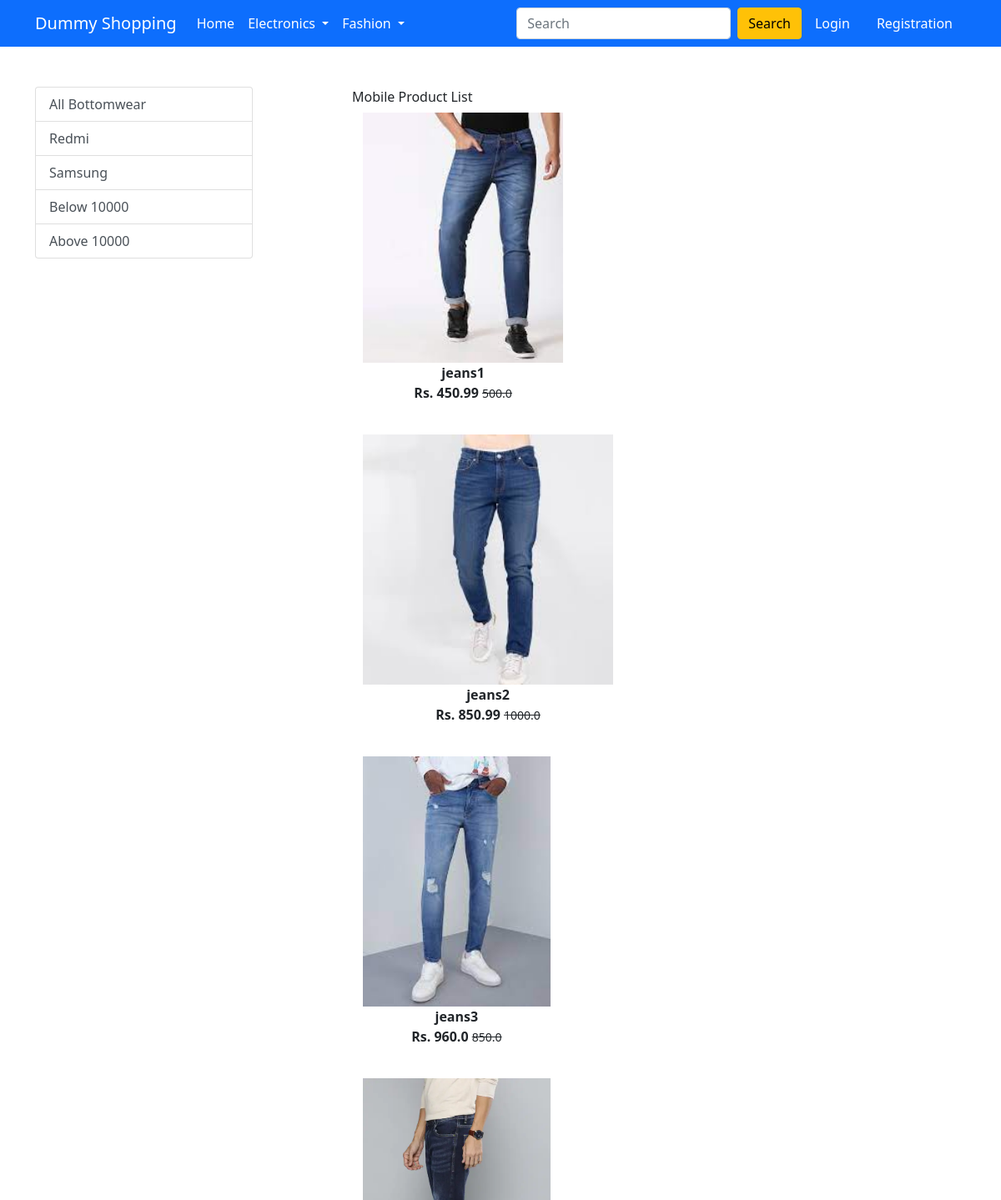
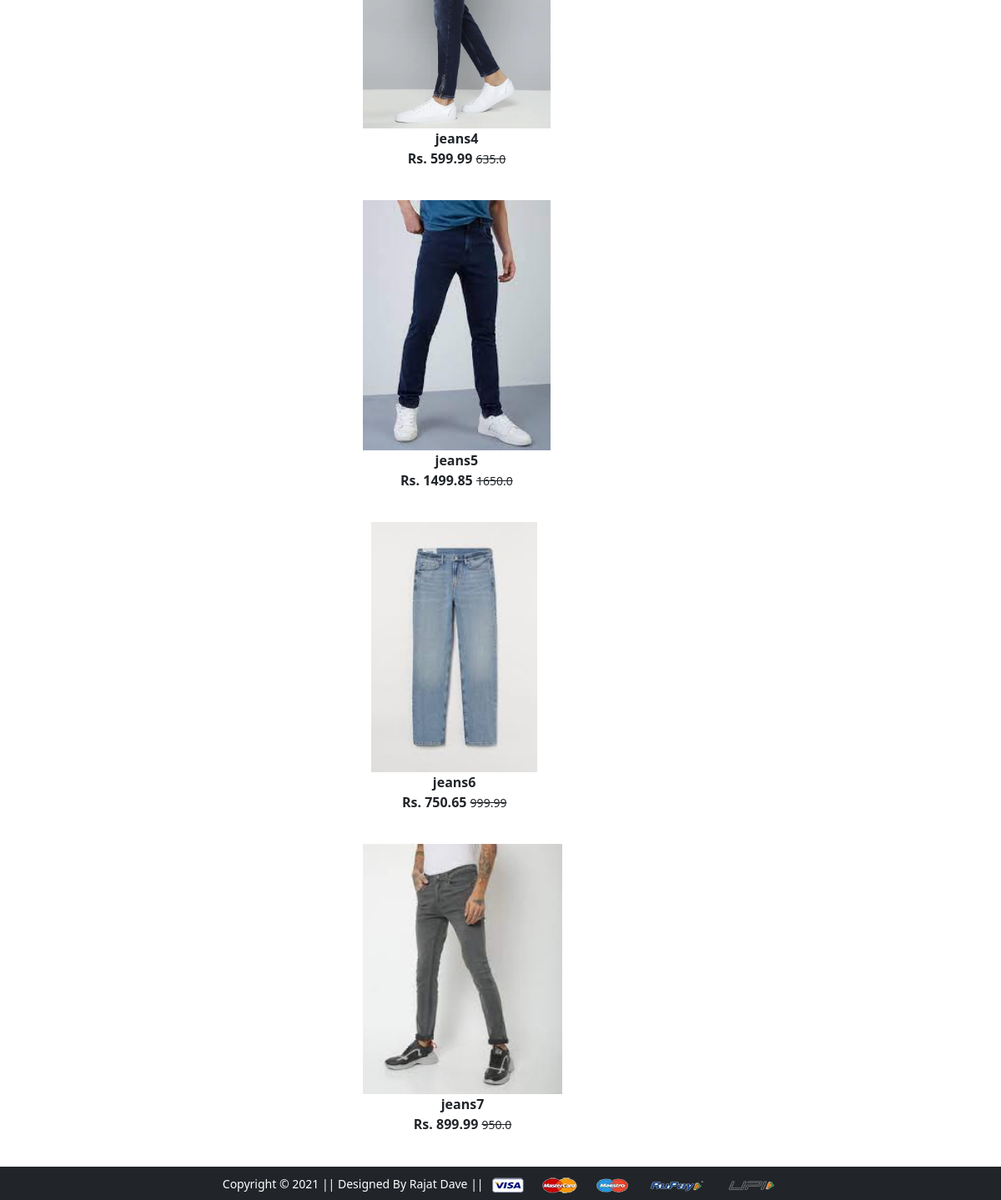
Before: /bottomwear/ with the older database file (2 pictures, top to bottom).
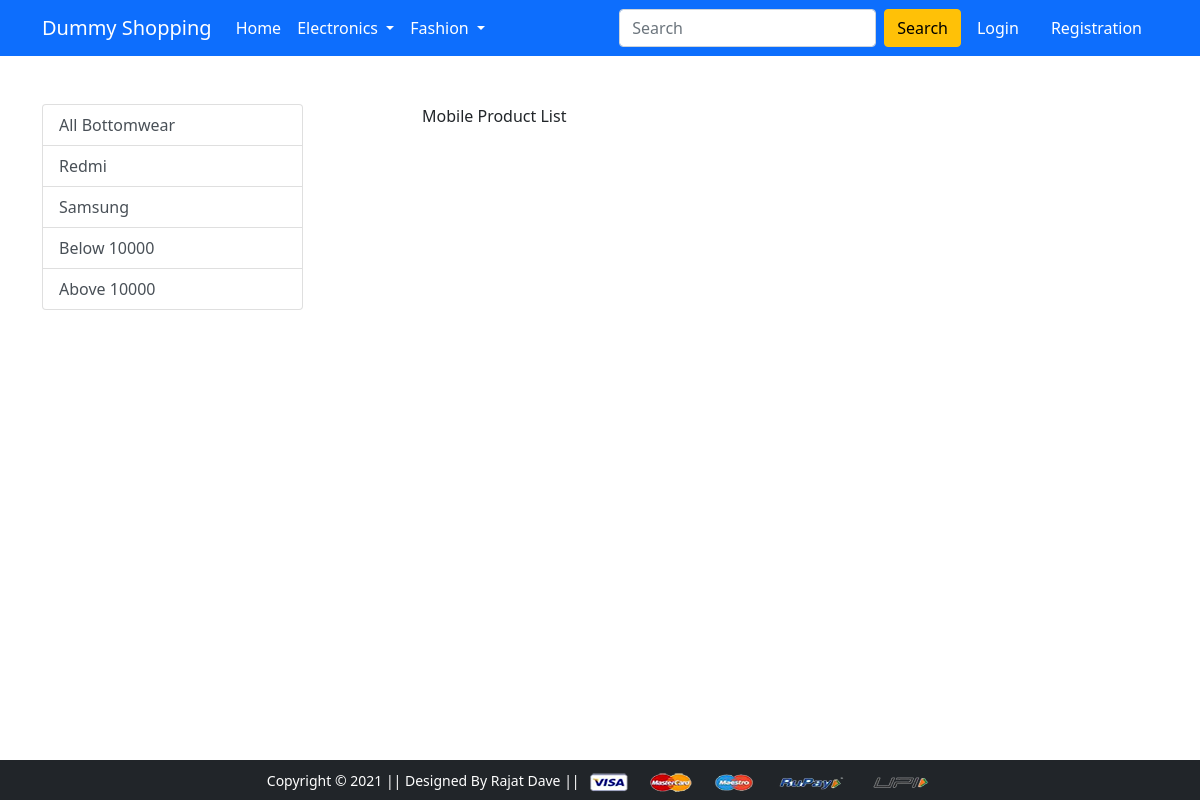
After: the same page with the newer database file.
### app/models.py (models this page shows)
class Product(models.Model):
    title = models.CharField(max_length=50)
    description = models.TextField(max_length=500)
    selling_price = models.FloatField()
    discounted_price = models.FloatField()
    category = models.CharField(choices=PRODUCT_CHOICES, max_length=20)
    brand = models.CharField(max_length=50)
    product_image = models.ImageField(upload_to="product_img")

### app/views.py (the view)
# urls.py: path('bottomwear/', views.bottomwear, name='bottomwear'),
def bottomwear(request):
    bottomwears = Product.objects.filter(category="jeans")
    return render(request, "app/bottomwear.html", {"bottomwears":bottomwears})

### app/context_processor.py (called while the page is built)
def cartt(request):
    cart_obj = None
    if request.user.is_authenticated:
        try:
            cart_obj = Cart.objects.filter(user = request.user)
        except :
            print("exception")
            pass
    if cart_obj:
        return( {'cat':cart_obj})
    else:
      return {'cat':cart_obj }

### templates/app/bottomwear.html
{% extends 'app/base.html' %} {% load static %} {% block title %}Buy Now{%endblock title %} {% block main-content %}
<div class="container my-5">
  <div class="row">
    <div class="col-sm-3">
  <div class="list-group">
        <a href="{% url 'bottomwear' %}"
          class="list-group-item list-group-item-action"
          aria-current="true">All Bottomwear</a>
        <a href="{% url 'mobile' %}"
          class="list-group-item list-group-item-action"
          aria-current="true">Redmi</a>
        <a href="{% url 'mobile' %}"
          class="list-group-item list-group-item-action"
          >Samsung</a>
        <a href="{% url 'mobile' %}"
          class="list-group-item list-group-item-action"
          >Below 10000</a>
        <a href="{% url 'mobile' %}" class="list-group-item list-group-item-action">Above 10000</a>
      </div>
    </div>
    <div class="col-sm-8 offset-sm-1">
      Mobile Product List {%for product in bottomwears %}
      <div class="col-sm-4 text-center mb-4">
        <a href="{% url 'product-detail' product.id %}" class="btn">
          <div class="item">
            <img
              src="{{product.product_image.url}}"
              alt=""
              height="300"
              class=""
            />
            <div class="fw-bold">{{product.title}}</div>
            <div class="fw-bold">
              Rs. {{product.discounted_price}}
              <small class="fw-light text-decoration-line-through"
                >{{product.selling_price}}</small
              >
            </div>
          </div>
        </a>
      </div>
      {% endfor%}
    </div>
  </div>
</div>
{% endblock main-content %}

Changed rows visible on the page:
removed Product: product_image (picture), title "jeans1", discounted_price "450.99", selling_price "500.0"
removed Product: product_image (picture), title "jeans2", discounted_price "850.99", selling_price "1000.0"
removed Product: product_image (picture), title "jeans3", discounted_price "960.0", selling_price "850.0"
removed Product: product_image (picture), title "jeans4", discounted_price "599.99", selling_price "635.0"
removed Product: product_image (picture), title "jeans5", discounted_price "1499.85", selling_price "1650.0"
removed Product: product_image (picture), title "jeans6", discounted_price "750.65", selling_price "999.99"
removed Product: product_image (picture), title "jeans7", discounted_price "899.99", selling_price "950.0"
